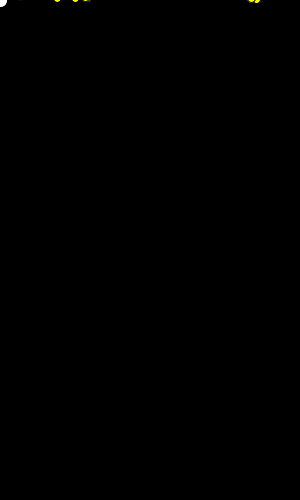
Frame 1 (no input)
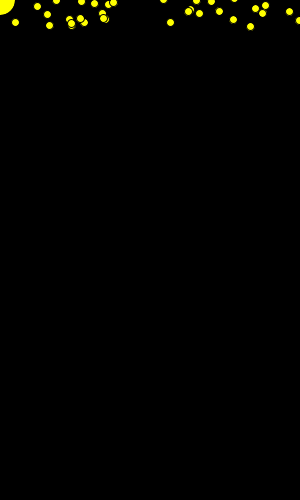
Frame 60 (the mouse pressed at the canvas centre just before this capture)
Frame 120 (the mouse held since frame 60 and released just before this capture): identical to frame 60, image omitted

The Processing sketch that drew these frames (run headless with seeded random() and noise(); from frame 60 on, the mouse is pressed at the canvas centre):

// Processing sketch: bullet_die
// ── bullet_die.pde
//子彈碰到會死掉
float x, y;//主角
boolean die=false;
float []bulletX=new float[40];
float []bulletY=new float[40];
float []bulletVX=new float[40];
float []bulletVY=new float[40];;//子彈
void setup(){
  size(300,500);
  for(int i=0; i<40; i++){
    bulletX[i]=random(0,300);
    bulletY[i]=random(-30,0);
    bulletVX[i]=random(-1,+1);
    bulletVY[i]=random(1,2);
  }
}
void draw(){
  background(0);
  
  for(int i=0; i<40; i++){
    if(!die) {bulletX[i]+=bulletVX[i]; bulletY[i]+=bulletVY[i];}
    fill(255,255,0);ellipse(bulletX[i], bulletY[i], 8,8);
    if( dist(x,y, bulletX[i],bulletY[i])<12 ){//die!!!
      die=true;
    }
    if(bulletY[i]>500) bulletY[i]=0;
  }
  if(die) ellipse(x,y,30,30);
  else{
    fill(255); ellipse(x,y, 15,15);
    x=mouseX; y=mouseY;
  }
}
